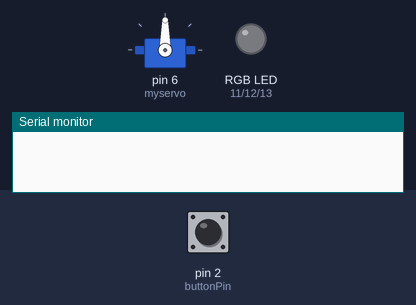
A sketch run on a simulated Arduino Uno, built with avr-gcc and run on an emulated ATmega328P. Parts: servo, an RGB LED mixed from three pins (HIGH = lit), the last lines printed to the serial monitor. Dashed ring = blinking. The inputs (shaded band) are chosen by the test bench; at power-on: pin 2 (buttonPin) HIGH.

Above: at 1.2 s.
1.3 s: pin 2 (buttonPin) pulled LOW for 0.15 s
At 1.75 s:
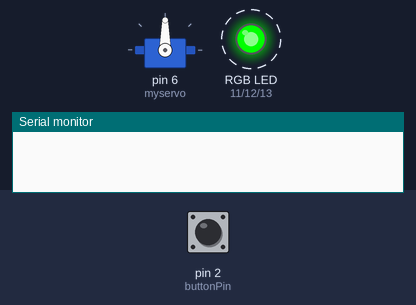
4.3 s: pin 2 (buttonPin) pulled LOW for 1 s
At 6.35 s:
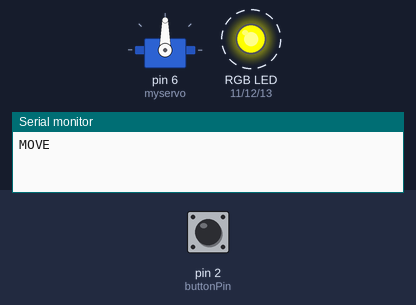
7.7 s: pin 2 (buttonPin) pulled LOW for 3.2 s
At 8.25 s:
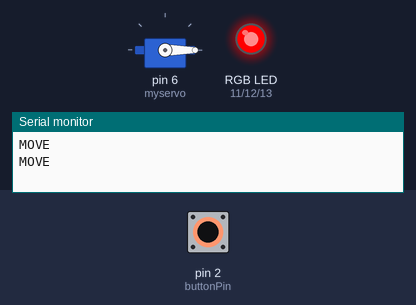
Timing chart, 0 to 12.0 s (numbered marks = the images above; inputs shaded):
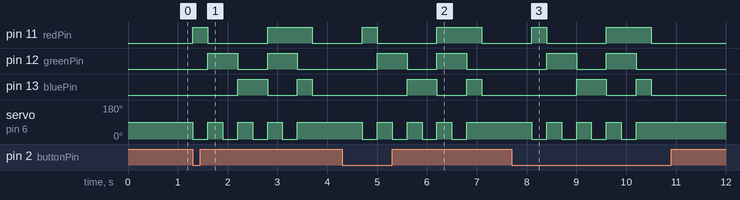

The sketch:

hc_sr04.ino
```cpp
#include <Servo.h>

Servo myservo;

const int buttonPin = 2;
const int redPin = 11;
const int greenPin = 12;
const int bluePin = 13;

int lastButtonState = HIGH;
bool isRunning = false;
int count = 0;

void setup() {
  Serial.begin(9600);
  myservo.attach(6);

  pinMode(buttonPin, INPUT_PULLUP);
  pinMode(redPin, OUTPUT);
  pinMode(greenPin, OUTPUT);
  pinMode(bluePin, OUTPUT);

  setColor(false, false, false);  // LED 끄기
}

void setColor(bool r, bool g, bool b) {
  digitalWrite(redPin, r ? HIGH : LOW);
  digitalWrite(greenPin, g ? HIGH : LOW);
  digitalWrite(bluePin, b ? HIGH : LOW);
}

// 8가지 색상 배열 (RGB 조합)
bool colors[8][3] = {
  {true, false, false},   // 빨강
  {false, true, false},   // 초록
  {false, false, true},   // 파랑
  {true, true, false},    // 노랑
  {true, false, true},    // 자홍
  {false, true, true},    // 청록
  {true, true, true},     // 흰색
  {false, false, false}   // 끔
};

void loop() {
  int currentState = digitalRead(buttonPin);

  if (lastButtonState == HIGH && currentState == LOW) {
    isRunning = true;
    count = 0;
  }
  lastButtonState = currentState;

  if (isRunning && count < 4) {  // 2회전 = 4번 움직임
    myservo.write(0);
    setColor(colors[count % 8][0], colors[count % 8][1], colors[count % 8][2]);
    delay(300);

    myservo.write(90);
    setColor(colors[(count+1) % 8][0], colors[(count+1) % 8][1], colors[(count+1) % 8][2]);
    delay(300);

    count++;
  }

  if (isRunning && count >= 4) {
    Serial.println("MOVE");
    isRunning = false;
    setColor(false, false, false); // LED 끄기
    delay(1000);
  }
}
```

Measured:
- after the input at 1.3 s, pin 11 (redPin): LOW → HIGH at once, → LOW 0.30 s later, → HIGH 1.2 s later, → LOW 0.90 s later; pin 12 (greenPin): alternates HIGH for 0.60 s and LOW for 0.60 s, starting after 0.30 s
- after the input at 4.3 s, pin 11 (redPin): LOW → HIGH after 0.40 s, → LOW 0.30 s later, → HIGH 1.2 s later, → LOW 0.90 s later; pin 12 (greenPin): alternates HIGH for 0.60 s and LOW for 0.60 s, starting after 0.70 s
- after the input at 7.7 s, pin 11 (redPin): LOW → HIGH after 0.40 s, → LOW 0.30 s later, → HIGH 1.2 s later, → LOW 0.90 s later; pin 12 (greenPin): alternates HIGH for 0.60 s and LOW for 0.60 s, 4 changes in all, then stays LOW, starting after 0.70 s
